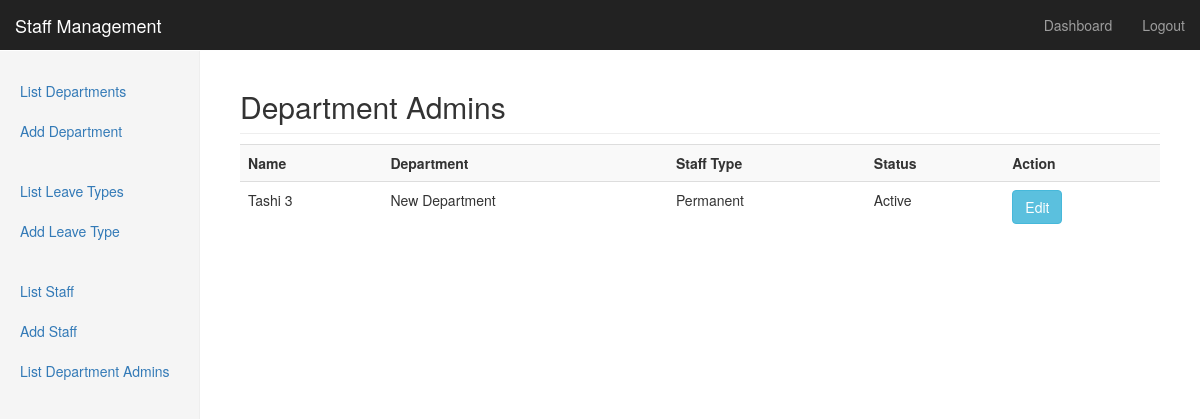
Before: /list_department_admins.php (signed in) with the older database file.
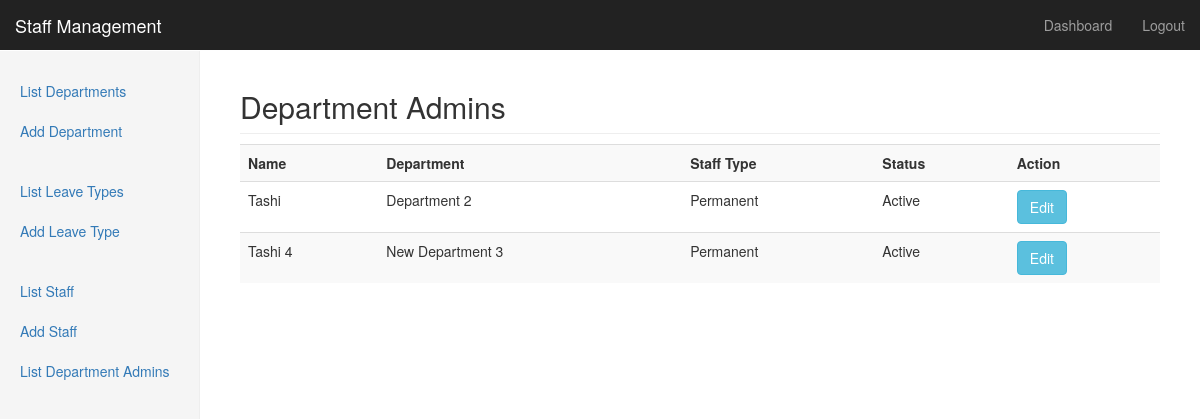
After: the same page with the newer database file.
### tables this page shows
CREATE TABLE IF NOT EXISTS `users` (
  `id` int(8) NOT NULL AUTO_INCREMENT,
  `name` varchar(64) NOT NULL,
  `department_id` int(8) NOT NULL,
  `username` varchar(128) NOT NULL,
  `password` varchar(40) NOT NULL,
  `salt` varchar(50) DEFAULT NULL,
  `hash` varchar(50) DEFAULT NULL,
  `type` int(11) DEFAULT NULL COMMENT '1 => Admin, 2 => Department Admin, 3 => Staff',
  `staff_type` int(2) NOT NULL DEFAULT '1' COMMENT '1 => Permanent, 2 => Contractual',
  `created` int(32) NOT NULL,
  `status` int(2) DEFAULT '1' COMMENT '1 => Active, 2 => Inactive',
  `gender` int(2) NOT NULL COMMENT '1 is male and 2 is female',
  `dob` varchar(20) NOT NULL,
  `doj` varchar(20) NOT NULL,
  `description` text NOT NULL,
  PRIMARY KEY (`id`)
);

### classes/class.db.php (called while the page is built, shortened)
<?php
class database {
    private $resource;
    private $num_rows = null;
    private $valid_resource = false;
    function __construct() {
	return $this;
    }
    function select(
	    $table = '',
	    $conditions = '',
	    $count = false,
	    $group_by = '',
	    $agg = '',
	    $agg_col = '',
	    $agg_other_cols = ''
	    ) {
	$return = array();
	if (trim($table) != '') {
	    if (trim($conditions) == '') {
		$conditions = ' 1 = 1';
	    }
	    if ($count) {
		$sql = "SELECT count(*) as count_rows ";
	    } else {
		$sql = "SELECT * ";
	    }
	    $sql .= "FROM $table WHERE $conditions";
	    if(trim($group_by) != '') {
		$sql .= " GROUP BY $group_by;";
	    } else {
		$sql .= ";";
	    }
	    $this->query($sql);
	    if ($this->valid_resource && ($this->num_rows > 0)) {
		return true;
	    } else {
		return false;
	    }
	} else {
	    return false;
	}
	return $return;
    }
    private function query($sql = '', $type = 'select') {
	if (trim($sql) != '') {
	    $this->resource = mysql_query($sql);
	    $this->valid_resource = true;
	} else {
	    return false;
	}
    }
    function get_results() {
	$result = array();
	while ($row = mysql_fetch_array($this->resource)) {
	    $result[] = $row;
	}
	return $result;
    }
    function set_number_of_results() {
	$this->num_rows = mysql_num_rows($this->resource);
    }
}

### classes/class.user.php (called while the page is built, shortened)
<?php
class user {
    public $db;
    private $table = 'users';
    function __construct($db) {
	$this->db = $db;
	if(isset($_SESSION['id']) && trim($_SESSION['id']) != '' && is_numeric($_SESSION['id'])) {
	    $this->load_user_details();
	}
    }
    function get_department_admins() {
	return $this->get_users(2);
    }
    private function get_users($type = 3, $conditions = '', $count = false) {
	if (trim($conditions) == '') {
	    $conditions = "type=$type";
	}
	if ($this->db->select($this->table, $conditions, $count)) {
	    return $this->db->get_results();
	} else {
	    return false;
	}
    }
    function get_staff_types() {
	return array(1 => 'Permanent', 2 => 'Contractual');
    }
    function get_staff_status() {
	return array(1 => 'Active', 2 => 'Inactive');
    }
    function load_user_details() {
	if($this->db->select($this->table, "id={$_SESSION['id']}")) {
	    $this->user = $this->db->get_results();
	}
    }
}

### classes/class.department.php (called while the page is built, shortened)
<?php
class department {
    public $db;
    public $table = 'departments';
    function __construct($db) {
	$this->db = $db;
    }
    function get_departments() {
	if ($this->db->select($this->table)) {
	    return $this->db->get_results();
	} else {
	    return false;
	}
    }
    function get_departments_list() {
	$_departments = $this->get_departments();
	if (is_array($_departments) && count($_departments)) {
	    $departments = array();
	    foreach ($_departments as $_department) {
		$departments[$_department['id']] = $_department['name'];
	    }
	    return $departments;
	} else {
	    return false;
	}
    }
}

### list_department_admins.php (the view, shortened to what the changed rows need)
<?php
require_once 'classes/class.db.php';
require_once 'classes/class.user.php';
require_once 'classes/class.department.php';
$db = new database;
$user = new user($db);
$dept = new department($db);
$staff = $user->get_department_admins();
$departments = $dept->get_departments_list();
$staff_type = $user->get_staff_types();
$status = $user->get_staff_status();
?>
<!DOCTYPE html>
<html lang="en">
    <head>
        <link href="css/bootstrap.min.css" rel="stylesheet">
        <link href="css/dashboard.css" rel="stylesheet">
    </head>
    <body>
        <div class="container-fluid">
            <div class="row">
                <div class="col-sm-9 col-sm-offset-3 col-md-10 col-md-offset-2 main">
                    <h2 class="sub-header">Department Admins</h2>
                    <div class="table-responsive">
                        <table class="table table-striped">
                            <tr>
                                <th>Name</th>
                                <th>Department</th>
                                <th>Staff Type</th>
                                <th>Status</th>
                                <th>Action</th>
                            </tr>
                            <?php
                            if (is_array($staff) && count($staff)) {
                                foreach ($staff as $_staff) {
                                    echo "<tr>";
					echo "<td>{$_staff['name']}</td>";
					echo "<td>{$departments[$_staff['department_id']]}</td>";
					echo "<td>{$staff_type[$_staff['staff_type']]}</td>";
					echo "<td>{$status[$_staff['status']]}</td>";
					echo "<td><a class='btn btn-info' href='index.php?action=edit_staff&id={$_staff['id']}'> Edit</a></td>";
                                    echo "</tr>";
                                }
                            } else {
                                ?>
                                <tr><td colspan="4">No Department Admin found</td></tr>
                                <?php
                            }
                            ?>
                        </table>
                    </div>
                </div>
            </div>
        </div>
    </body>
</html>

Changed rows visible on the page:
no longer on this page (row edited): users: name "Tashi 3", department "New Department", staff_type "Permanent", status "Active"
now on this page (row edited): users: name "Tashi", department "Department 2", staff_type "Permanent", status "Active"
added users: name "Tashi 4", department "New Department 3", staff_type "Permanent", status "Active"
